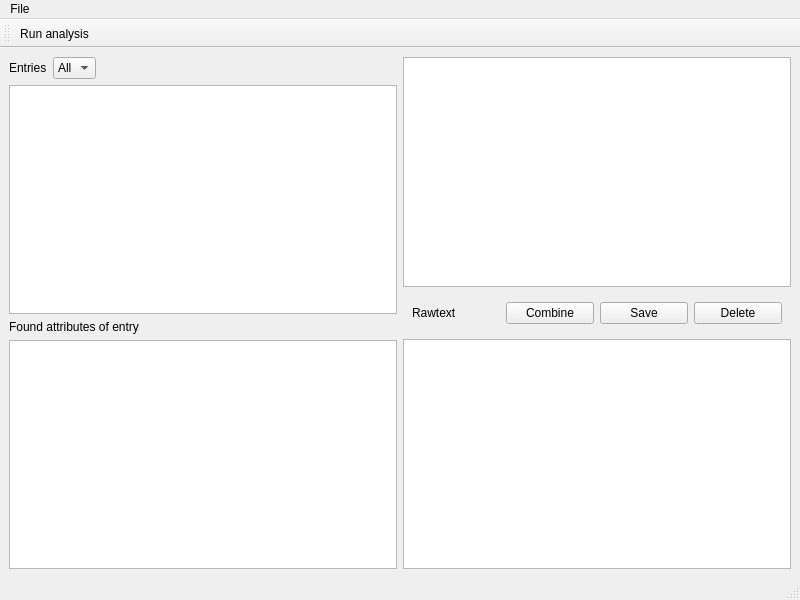
<?xml version="1.0" encoding="UTF-8"?>
<ui version="4.0">
 <class>MainWindow</class>
 <widget class="QMainWindow" name="MainWindow">
  <property name="geometry">
   <rect>
    <x>0</x>
    <y>0</y>
    <width>800</width>
    <height>600</height>
   </rect>
  </property>
  <property name="windowTitle">
   <string>MainWindow</string>
  </property>
  <widget class="QWidget" name="centralwidget">
   <layout class="QHBoxLayout" name="horizontalLayout">
    <item>
     <layout class="QVBoxLayout" name="verticalLayout_2">
      <item>
       <layout class="QHBoxLayout" name="horizontalLayout_6">
        <item>
         <widget class="QLabel" name="label_2">
          <property name="text">
           <string>Entries</string>
          </property>
         </widget>
        </item>
        <item>
         <widget class="QComboBox" name="comboBox">
          <item>
           <property name="text">
            <string>All</string>
           </property>
          </item>
         </widget>
        </item>
        <item>
         <spacer name="horizontalSpacer">
          <property name="orientation">
           <enum>Qt::Horizontal</enum>
          </property>
          <property name="sizeHint" stdset="0">
           <size>
            <width>40</width>
            <height>20</height>
           </size>
          </property>
         </spacer>
        </item>
       </layout>
      </item>
      <item>
       <layout class="QHBoxLayout" name="horizontalLayout_2">
        <item>
         <widget class="QListView" name="personListView"/>
        </item>
       </layout>
      </item>
      <item>
       <widget class="QLabel" name="label">
        <property name="text">
         <string>Found attributes of entry </string>
        </property>
       </widget>
      </item>
      <item>
       <layout class="QHBoxLayout" name="horizontalLayout_3">
        <item>
         <widget class="QTableView" name="foundAttributesTable"/>
        </item>
       </layout>
      </item>
     </layout>
    </item>
    <item>
     <layout class="QVBoxLayout" name="verticalLayout_3">
      <item>
       <layout class="QHBoxLayout" name="horizontalLayout_5">
        <item>
         <widget class="QTextEdit" name="previousEntryTextEdit"/>
        </item>
       </layout>
      </item>
      <item>
       <widget class="QFrame" name="horizontalFrame_2">
        <layout class="QHBoxLayout" name="horizontalLayout_7">
         <item>
          <widget class="QLabel" name="label_3">
           <property name="text">
            <string>Rawtext </string>
           </property>
          </widget>
         </item>
         <item>
          <widget class="QPushButton" name="pushButton">
           <property name="text">
            <string>Combine</string>
           </property>
          </widget>
         </item>
         <item>
          <widget class="QPushButton" name="pushButton_2">
           <property name="text">
            <string>Save</string>
           </property>
          </widget>
         </item>
         <item>
          <widget class="QPushButton" name="pushButton_3">
           <property name="text">
            <string>Delete</string>
           </property>
          </widget>
         </item>
        </layout>
       </widget>
      </item>
      <item>
       <layout class="QHBoxLayout" name="horizontalLayout_4">
        <item>
         <widget class="QTextEdit" name="currentEntryTextEdit"/>
        </item>
       </layout>
      </item>
     </layout>
    </item>
   </layout>
  </widget>
  <widget class="QMenuBar" name="menubar">
   <property name="geometry">
    <rect>
     <x>0</x>
     <y>0</y>
     <width>800</width>
     <height>21</height>
    </rect>
   </property>
   <widget class="QMenu" name="menuFile">
    <property name="title">
     <string>File</string>
    </property>
    <widget class="QMenu" name="menuExport">
     <property name="title">
      <string>Export</string>
     </property>
     <addaction name="actionCsv"/>
     <addaction name="actionJSON"/>
    </widget>
    <widget class="QMenu" name="menuImport">
     <property name="title">
      <string>Import</string>
     </property>
     <addaction name="actionFrom_txt_OCR"/>
    </widget>
    <addaction name="actionOpen_XML_for_analyze"/>
    <addaction name="actionSave_changes_to_xml"/>
    <addaction name="menuExport"/>
    <addaction name="menuImport"/>
   </widget>
   <addaction name="menuFile"/>
  </widget>
  <widget class="QStatusBar" name="statusbar"/>
  <widget class="QToolBar" name="toolBar">
   <property name="windowTitle">
    <string>toolBar</string>
   </property>
   <attribute name="toolBarArea">
    <enum>TopToolBarArea</enum>
   </attribute>
   <attribute name="toolBarBreak">
    <bool>false</bool>
   </attribute>
   <addaction name="actionRun_analysis_for_all"/>
  </widget>
  <action name="actionOpen_XML_for_analyze">
   <property name="text">
    <string>Open xml</string>
   </property>
  </action>
  <action name="actionCsv">
   <property name="text">
    <string>CSV</string>
   </property>
  </action>
  <action name="actionJSON">
   <property name="text">
    <string>JSON</string>
   </property>
  </action>
  <action name="actionOpen_txt">
   <property name="text">
    <string>Open txt</string>
   </property>
  </action>
  <action name="actionSave_changes_to_xml">
   <property name="text">
    <string>Save changes to xml</string>
   </property>
  </action>
  <action name="actionFrom_txt_OCR">
   <property name="text">
    <string>From txt (OCR)</string>
   </property>
  </action>
  <action name="actionRun_analysis_for_all">
   <property name="text">
    <string>Run analysis</string>
   </property>
   <property name="toolTip">
    <string>Run analysis for all entries in current file</string>
   </property>
   <property name="shortcut">
    <string>Ctrl+R</string>
   </property>
  </action>
 </widget>
 <resources/>
 <connections/>
</ui>
